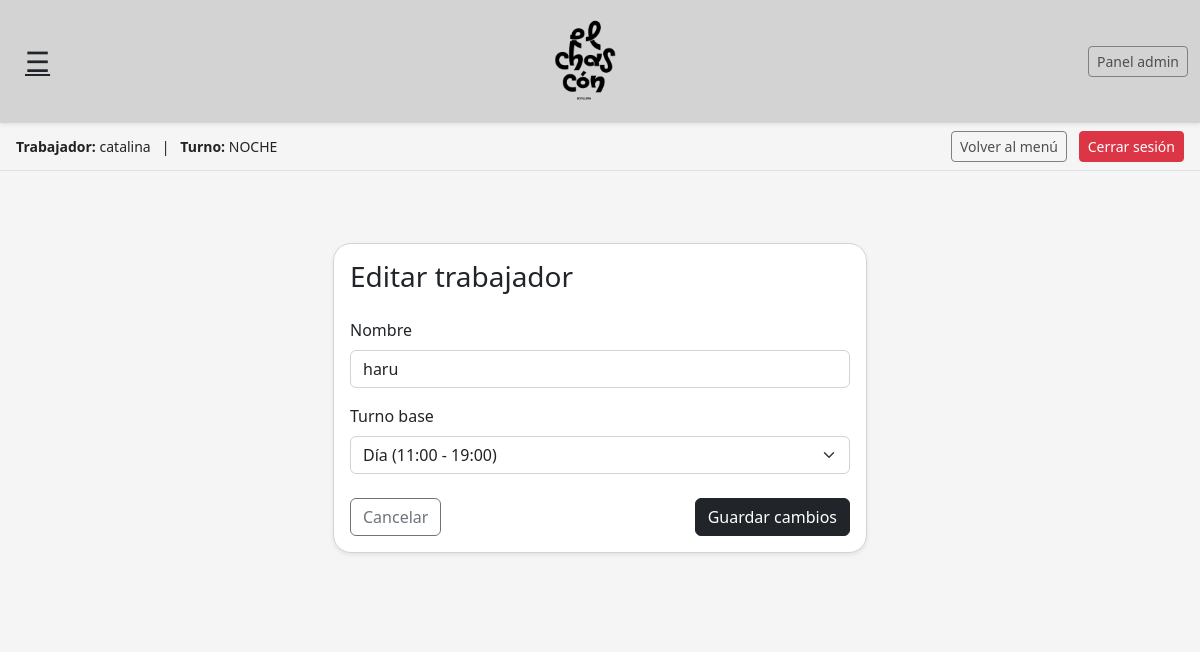
Page /trabajadores/editar/2/ (signed in) on the committed database.
### ventas/models.py (models this page shows, shortened)
class Trabajador(models.Model):
    TURNO_CHOICES = [
        ('DIA', 'Día (11:00 - 19:00)'),
        ('NOCHE', 'Noche (19:00 - 01:00)'),
    ]
    nombre = models.CharField(max_length=100)
    turno_base = models.CharField(
        max_length=10,
        choices=TURNO_CHOICES,
        help_text="Turno que normalmente trabaja (día o noche)."
    )
    activo = models.BooleanField(default=True)

class Turno(models.Model):
    trabajador = models.ForeignKey(
        Trabajador,
        on_delete=models.CASCADE,
        related_name='turnos'
    )
    fecha = models.DateField(auto_now_add=True)
    hora_inicio = models.DateTimeField(null=True, blank=True)
    hora_fin = models.DateTimeField(null=True, blank=True)
    turno_tipo = models.CharField(max_length=10)
    activo = models.BooleanField(default=True)

### botilleria_chascon/views.py (the view, shortened to what this page needs)
def editar_trabajador(request, trabajador_id):
    if not request.session.get("es_admin"):
        messages.error(request, "No tienes permiso para acceder a esta sección.")
        return redirect("admin_pin")
    trabajador = get_object_or_404(Trabajador, id=trabajador_id)
    context = {
        "trabajador": trabajador,
        "hide_menu": False,
    }
    return render(request, "trabajadores/editar_trabajador.html", context)

### botilleria_chascon/context_processors.py (called while the page is built)
def trabajador_context(request):
    trabajador = None
    turno = None
    trabajador_id = request.session.get("trabajador_id")
    turno_id = request.session.get("turno_id")
    if trabajador_id:
        try:
            trabajador = Trabajador.objects.get(id=trabajador_id)
        except Trabajador.DoesNotExist:
            trabajador = None
    if turno_id:
        try:
            turno = Turno.objects.get(id=turno_id)
        except Turno.DoesNotExist:
            turno = None
    return {
        "trabajador_sesion": trabajador,
        "turno_sesion": turno,
    }

### templates/trabajadores/editar_trabajador.html (shortened to what this page needs)
{% extends "base.html" %}
{% block content %}
<div class="container py-5">
  <div class="row justify-content-center">
    <div class="col-md-6">
      <div class="card shadow-sm">
        <div class="card-body">
          <h3 class="mb-4">Editar trabajador</h3>
          <form method="POST">
            <div class="mb-3">
              <label class="form-label">Nombre</label>
              <input type="text"
                     name="nombre"
                     class="form-control"
                     value="{{ trabajador.nombre }}"
                     required>
            </div>
            <div class="mb-3">
              <label class="form-label">Turno base</label>
              <select name="turno_base" class="form-select" required>
                <option value="DIA" {% if trabajador.turno_base == "DIA" %}selected{% endif %}>Día (11:00 - 19:00)</option>
              </select>
            </div>
            <div class="d-flex justify-content-between mt-4">
              <a href="{% url 'lista_trabajadores' %}" class="btn btn-outline-secondary">
                Cancelar
              </a>
              <button type="submit" class="btn btn-dark">
                Guardar cambios
              </button>
            </div>
          </form>
        </div>
      </div>
    </div>
  </div>
</div>
{% endblock %}

### templates/base.html (shortened to what this page needs)
{% load static %}
<!doctype html>
<html lang="es">
<head>
  <link href="https://cdn.jsdelivr.net/npm/bootstrap@5.3.3/dist/css/bootstrap.min.css" rel="stylesheet">
  <link rel="stylesheet" href="{% static 'css/app.css' %}">
</head>
<body>
  {% if not hide_menu %}
    <nav class="navbar navbar-expand-lg navbar-light py-3 shadow-sm">
      <div class="container-fluid">
        <button class="btn btn-link text-dark fs-3 me-3"
                type="button"
                data-bs-toggle="offcanvas"
                data-bs-target="#mainMenu"
                aria-controls="mainMenu"
                title="Menú">
          &#9776;
        </button>
        <a href="{% url 'landing' %}" class="mx-auto d-flex align-items-center text-decoration-none">
          <img src="{% static 'img/logo_chascon.png' %}"
               alt="Botillería El Chascón Logo"
               style="height:90px; width:auto; object-fit:contain;" />
        </a>
        <div class="d-none d-md-flex align-items-center">
          {% if request.user.is_superuser %}
            <a href="/admin/" class="btn btn-outline-dark btn-sm">
              Panel admin
            </a>
          {% endif %}
        </div>
      </div>
    </nav>
      {% if trabajador_sesion %}
        <div class="border-bottom py-2 px-3 bg-light small d-flex justify-content-between align-items-center">
          <div>
            <strong>Trabajador:</strong> {{ trabajador_sesion.nombre }}
            {% if turno_sesion %}
              &nbsp; | &nbsp;
              <strong>Turno:</strong> {{ turno_sesion.turno_tipo }}
            {% endif %}
          </div>
          <div>
            <a href="{% url 'menu_trabajador' %}" class="btn btn-sm btn-outline-dark me-2">
              Volver al menú
            </a>
            <a href="{% url 'cerrar_turno' %}" class="btn btn-sm btn-danger">
              Cerrar sesión
            </a>
          </div>
        </div>
      {% endif %}
  {% endif %}
  <main class="container py-4">
    {% block content %}{% endblock %}
  </main>
</body>
</html>

### static/css/app.css (style rules this page uses)
:root { --bg-main: #F5F5F5; --bg-secondary: #D3D3D3; --bg-card: #FFFFFF; --border-soft: #D3D3D3; --text-main: #222222; --text-muted: #555555; --accent: #808080; --accent-dark: #4f4f4f; --shadow-soft: 0 6px 16px rgba(0, 0, 0, 0.08); --shadow-hover: 0 10px 24px rgba(0, 0, 0, 0.12); }
html, body { background-color: var(--bg-main); color: var(--text-main); }
body { font-family: system-ui, -apple-system, BlinkMacSystemFont, "Segoe UI", sans-serif; }
main.container { background-color: var(--bg-main); }
.navbar { background-color: var(--bg-secondary) !important; border-bottom: 1px solid var(--border-soft); }
.navbar .btn-link { color: var(--text-main); }
.btn-outline-dark { border-color: var(--accent); color: var(--accent-dark); }
.card { background-color: var(--bg-card); border-radius: 18px; border: 1px solid var(--border-soft); box-shadow: var(--shadow-soft); }
.bg-light { background-color: var(--bg-main) !important; }
.form-control, .form-select { background-color: #ffffff; border-color: var(--border-soft); color: var(--text-main); }

### rows in the picture
Trabajador: nombre "catalina"
Turno: turno_tipo "NOCHE"
Trabajador: nombre "haru", turno_base "Día (11:00 - 19:00)"
